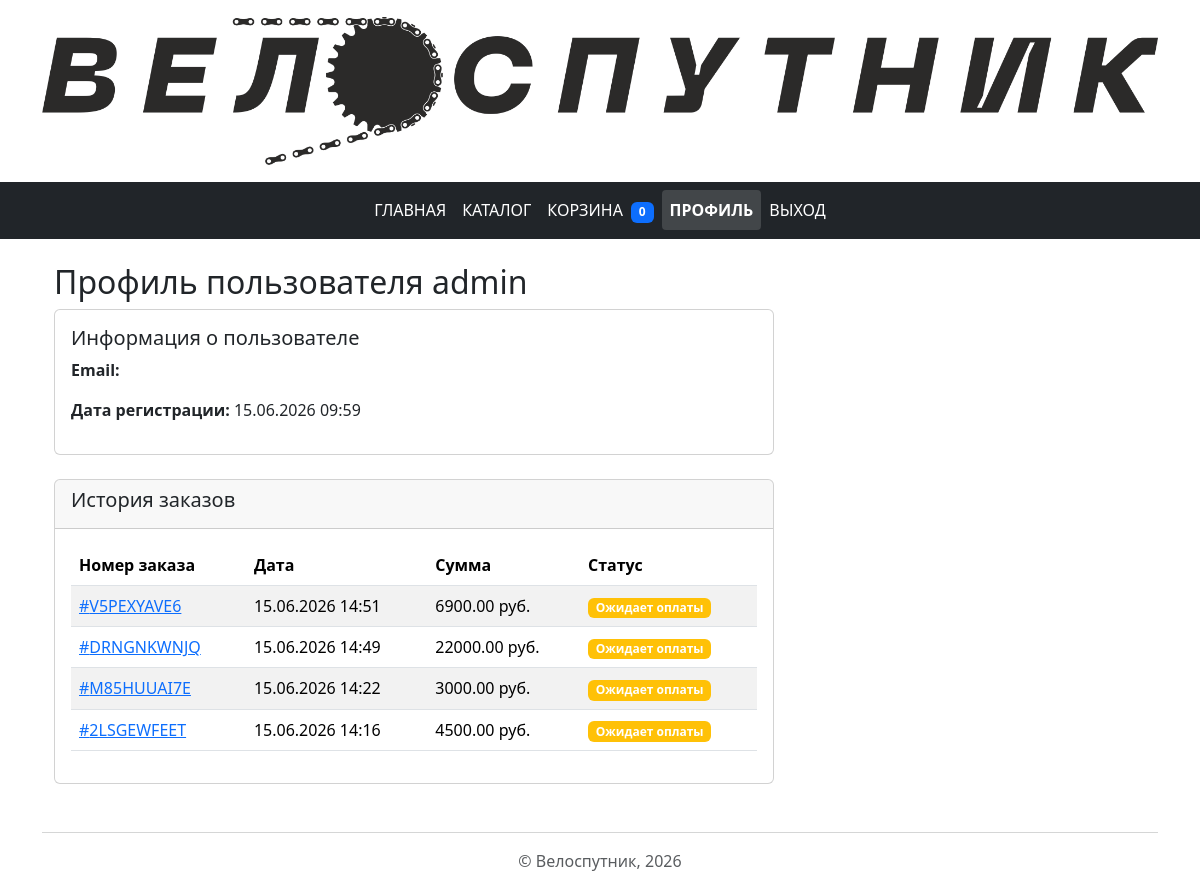
Screenshot of /user/profile/ (signed in) with the database file from the repository.
### users/models.py (models this page shows, shortened)
class CustomUser(AbstractUser):
    phone = models.CharField(
        max_length=20,
        blank=True,
        null=True,
        verbose_name="Телефон"
    )
    address = models.TextField(
        blank=True,
        null=True,
        verbose_name="Адрес"
    )
    avatar = models.ImageField(
        upload_to='avatars/',
        blank=True,
        null=True,
        verbose_name="Аватар"
    )
    class Meta:
        verbose_name = 'Пользователь'
        verbose_name_plural = 'Пользователи'

### cart/models.py (models this page shows, shortened)
class Order(models.Model):
    STATUS_CHOICES = [
        ('pending', 'Ожидает оплаты'),
        ('paid', 'Оплачен'),
        ('shipped', 'Отправлен'),
        ('completed', 'Завершён'),
        ('cancelled', 'Отменён'),
    ]
    user = models.ForeignKey(
        settings.AUTH_USER_MODEL,
        on_delete=models.CASCADE,
        related_name='orders'
    )
    order_number = models.CharField(
        max_length=20,
        unique=True
    )
    total_amount = models.DecimalField(
        max_digits=10,
        decimal_places=2
    )
    status = models.CharField(
        max_length=20,
        choices=STATUS_CHOICES,
        default='pending'
    )
    created_at = models.DateTimeField(
        auto_now_add=True
    )
    shipping_address = models.TextField()
    contact_phone = models.CharField(
        max_length=15
    )
    class Meta:
        verbose_name = "Заказ"
        verbose_name_plural = "Заказы"

### users/views.py (the view)
# urls.py: path('profile/', views.user_profile, name='profile'),
@login_required
def user_profile(request):
    user = request.user
    context = {
        'user': user,
    }
    return render(request, 'users/profile.html', context)

### templates/users/profile.html (shortened to what this page needs)
{% extends 'base.html' %}
{% block content %}
<div class="container mt-4">
    <h2>Профиль пользователя {{ user.username }}</h2>
    <div class="row">
        <div class="col-md-8">
            <div class="card mb-4">
                <div class="card-body">
                    <h5 class="card-title">Информация о пользователе</h5>
            <p><strong>Email:</strong> {{ user.email }}</p>
            <p><strong>Дата регистрации:</strong> {{ user.date_joined|date:"d.m.Y H:i" }}</p>
        </div>
    </div>
    <div class="card">
        <div class="card-header">
            <h5>История заказов</h5>
        </div>
        <div class="card-body">
            {% if user.orders.all %}
                <div class="table-responsive">
                    <table class="table table-striped">
                        <thead>
                            <tr>
                                <th>Номер заказа</th>
                <th>Дата</th>
                <th>Сумма</th>
                <th>Статус</th>
            </tr>
        </thead>
        <tbody>
            {% for order in user.orders.all|dictsortreversed:"created_at" %}
            <tr>
                <td><a href="{% url 'cart:order_detail' order.id %}">#{{ order.order_number }}</a></td>
                <td>{{ order.created_at|date:"d.m.Y H:i" }}</td>
                <td>{{ order.total_amount }} руб.</td>
                <td>
                    {% if order.status == 'pending' %}
                <span class="badge bg-warning">Ожидает оплаты</span>
            {% elif order.status == 'paid' %}
                <span class="badge bg-success">Оплачен</span>
            {% elif order.status == 'shipped' %}
                <span class="badge bg-info">Отправлен</span>
            {% elif order.status == 'completed' %}
                <span class="badge bg-primary">Завершён</span>
            {% else %}
                <span class="badge bg-secondary">Отменён</span>
            {% endif %}
        </td>
    </tr>
    {% endfor %}
</tbody>
</table>
</div>
{% else %}
    <p>У вас пока нет оформленных заказов.</p>
{% endif %}
</div>
</div>
</div>
</div>
</div>
{% endblock %}

### static/css/custom.css (style rules this page uses)
.card { transition: transform 0.2s; }

### rows the page displays
CustomUser: username "admin", date_joined "15.06.2026 09:59"
Order: order_number "V5PEXYAVE6", created_at "15.06.2026 14:51", total_amount "6900.00", status "Ожидает оплаты"
Order: order_number "DRNGNKWNJQ", created_at "15.06.2026 14:49", total_amount "22000.00", status "Ожидает оплаты"
Order: order_number "M85HUUAI7E", created_at "15.06.2026 14:22", total_amount "3000.00", status "Ожидает оплаты"
Order: order_number "2LSGEWFEET", created_at "15.06.2026 14:16", total_amount "4500.00", status "Ожидает оплаты"

### other values shown
{{ cart_items|length }} "0"
